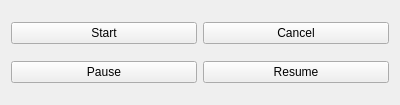
<?xml version="1.0" encoding="UTF-8"?>
<ui version="4.0">
 <class>Widget</class>
 <widget class="QWidget" name="Widget">
  <property name="geometry">
   <rect>
    <x>0</x>
    <y>0</y>
    <width>400</width>
    <height>105</height>
   </rect>
  </property>
  <property name="windowTitle">
   <string>Widget</string>
  </property>
  <layout class="QVBoxLayout" name="verticalLayout">
   <item>
    <layout class="QHBoxLayout" name="horizontalLayout">
     <item>
      <widget class="QPushButton" name="startButton">
       <property name="text">
        <string>Start</string>
       </property>
      </widget>
     </item>
     <item>
      <widget class="QPushButton" name="cancelButton">
       <property name="text">
        <string>Cancel</string>
       </property>
      </widget>
     </item>
    </layout>
   </item>
   <item>
    <layout class="QHBoxLayout" name="horizontalLayout_2">
     <item>
      <widget class="QPushButton" name="pauseButton">
       <property name="text">
        <string>Pause</string>
       </property>
      </widget>
     </item>
     <item>
      <widget class="QPushButton" name="resumeButton">
       <property name="text">
        <string>Resume</string>
       </property>
      </widget>
     </item>
    </layout>
   </item>
  </layout>
 </widget>
 <layoutdefault spacing="6" margin="11"/>
 <resources/>
 <connections/>
</ui>
